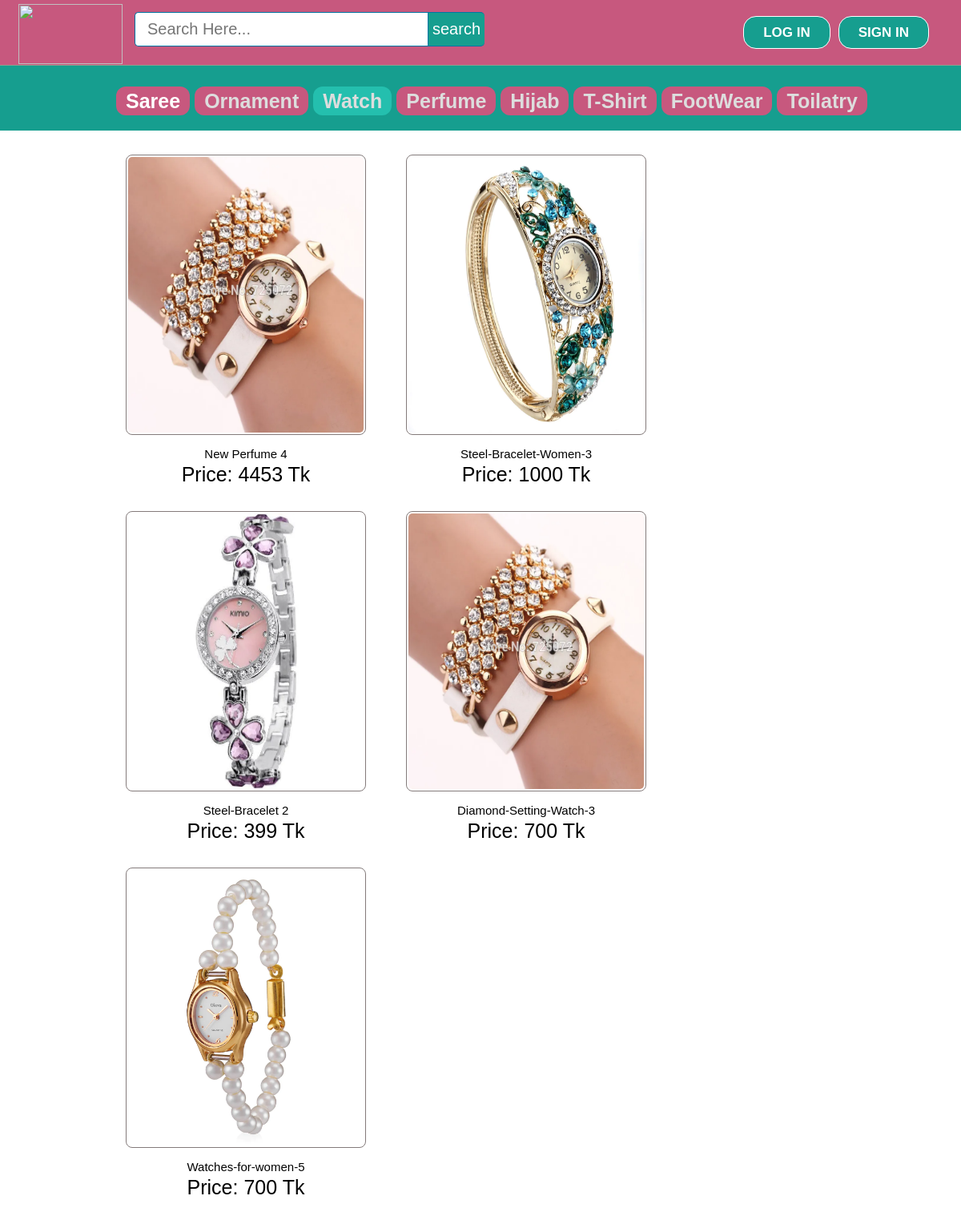
The page /women/watch.php on the database its author committed.
### tables this page shows
CREATE TABLE IF NOT EXISTS `products` (
`id` int(11) NOT NULL,
  `pName` varchar(100) NOT NULL,
  `price` int(11) NOT NULL,
  `description` text NOT NULL,
  `available` int(11) NOT NULL,
  `category` varchar(100) NOT NULL,
  `type` varchar(100) NOT NULL,
  `item` varchar(100) NOT NULL,
  `pCode` varchar(20) NOT NULL,
  `picture` text NOT NULL
);

### women/watch.php (the view, shortened to what this page needs)
<?php include ( "../inc/connect.inc.php" ); ?>
<!DOCTYPE html>
<html>
<head>
	<link rel="stylesheet" type="text/css" href="../css/style.css">
</head>
<body>
	<?php include ( "../inc/mainheader.inc.php" ); ?>
	<div class="categolis">
		<table>
			<tr>
				<th>
					<a href="saree.php" style="text-decoration: none;color: #fff;padding: 4px 12px;background-color: #c7587e;border-radius: 12px;">Saree</a>
				</th>
				<th><a href="ornament.php" style="text-decoration: none;color: #ddd;padding: 4px 12px;background-color: #c7587e;border-radius: 12px;">Ornament</a></th>
				<th><a href="watch.php" style="text-decoration: none;color: #ddd;padding: 4px 12px;background-color: #24bfae;border-radius: 12px;">Watch</a></th>
				<th><a href="perfume.php" style="text-decoration: none;color: #ddd;padding: 4px 12px;background-color: #c7587e;border-radius: 12px;">Perfume</a></th>
				<th><a href="hijab.php" style="text-decoration: none;color: #ddd;padding: 4px 12px;background-color: #c7587e;border-radius: 12px;">Hijab</a></th>
				<th><a href="tshirt.php" style="text-decoration: none;color: #ddd;padding: 4px 12px;background-color: #c7587e;border-radius: 12px;">T-Shirt</a></th>
				<th><a href="footwear.php" style="text-decoration: none;color: #ddd;padding: 4px 12px;background-color: #c7587e;border-radius: 12px;">FootWear</a></th>
				<th><a href="toilatry.php" style="text-decoration: none;color: #ddd;padding: 4px 12px;background-color: #c7587e;border-radius: 12px;">Toilatry</a></th>
			</tr>
		</table>
	</div>
	<div style="padding: 30px 120px; font-size: 25px; margin: 0 auto; display: table; width: 98%;">
		<div>
		<?php
			$getposts = $conn ->query("SELECT * FROM products WHERE available >='1' AND item ='watch'  ORDER BY id DESC LIMIT 10") or die(mysql_error());
					if ($getposts ->num_rows) {
					echo '<ul id="recs">';
					while ($row = $getposts -> fetch_assoc()) {
						$id = $row['id'];
						$pName = $row['pName'];
						$price = $row['price'];
						$picture = $row['picture'];
						echo '
							<ul style="float: left;">
								<li style="float: left; padding: 0px 25px 25px 25px;">
									<div class="home-prodlist-img"><a href="view_product.php?pid='.$id.'">
										<img src="../image/product/watch/'.$picture.'" class="home-prodlist-imgi">
										</a>
										<div style="text-align: center; padding: 0 0 6px 0;"> <span style="font-size: 15px;">'.$pName.'</span><br> Price: '.$price.' Tk</div>
									</div>
								</li>
							</ul>
						';
						}
				}
		?>
		</div>
	</div>
</body>
</html>

### css/style.css (style rules this page uses)
html, body, div, span, applet, object, iframe, h1, h2, h3, h4, h5, h6, p, blockquote, pre, a, abbr, acronym, address, big, cite, code, del, dfn, em, img, ins, kbd, q, s, samp, small, strike, strong, sub, sup, tt, var, b, u, i, center, dl, dt, dd, ol, ul, li, fieldset, form, label, legend, table, caption, tbody, tfoot, thead, tr, th, td, article, aside, canvas, details, embed, figure, figcaption, footer, header, hgroup, menu, nav, output, ruby, section, summary, time, mark, audio, video { margin: 0; padding: 0; border: 0; font: inherit; vertical-align: baseline; box-sizing: border-box; }
body { line-height: normal; }
ol, ul { list-style: none; }
table { border-collapse: collapse; border-spacing: 0; }
* { margin: 0px; padding: 0px; }
body, button, input, label, select, td, textarea { font-family: Arial, Helvetica, tahoma,verdana,arial,sans-serif; font-size: 12px; }
body { width: 100%; position: relative; background-color: #ffffff; min-width: 1080px; }
.home-prodlist-imgi { height: 350px; width: 300px; padding: 2px; border: 1px solid #847b7b; border-radius: 8px; }
.categolis { line-height: 1.3; font-weight: bold; color: #fff; padding: 110px 20px 20px 145px; background-color: #169e8f; text-align: center; font-size: 25px; }
.categolis table tbody tr th { padding: 0px 6px 0px 0px; }

### rows shown on the page
products: picture (picture), pName "New Perfume 4", price "4453"
products: picture (picture), pName "Steel-Bracelet-Women-3", price "1000"
products: picture (picture), pName "Steel-Bracelet 2", price "399"
products: picture (picture), pName "Diamond-Setting-Watch-3", price "700"
products: picture (picture), pName "Watches-for-women-5", price "700"
